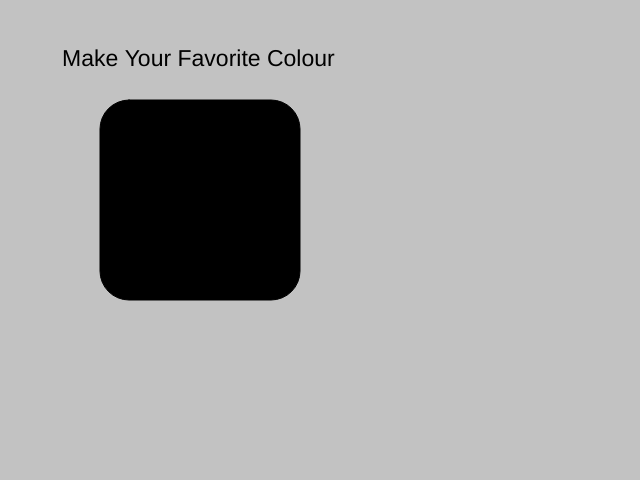
Frame 1 (no input)
Frame 60 (no input): identical to frame 1, image omitted
Frame 120 (the mouse pressed at the canvas centre since frame 60): identical to frame 1, image omitted

The p5.js sketch that drew this single still picture (run headless with seeded random() and noise() and a simulated clock; from frame 60 on, the mouse is pressed at the canvas centre):

// p5.js sketch
// ── sketch.js
/*Will
Colour
25-4-2017*/
  var y = 0;
var x = 0;
  var bugSize = 20;
var colour = 0;
  var colour2 = 0;
var colour3 = 0;

  function setup() {
  createCanvas(640, 480);
}



var draw=function () {
    background(194, 194, 194);
if (keyIsPressed && keyCode === 38) {
      colour = colour + 5;
    }
if (keyIsPressed && keyCode === 37) {
      colour2 = colour2 + 5;
    }
if (keyIsPressed && keyCode === 39) {
      colour3 = colour3 + 5;
    }
if (keyIsPressed && keyCode === 40) {
      colour = 0;
      colour2 = 0;
      colour3 = 0;
    }

  fill(colour, colour2, colour3);
    rect(100,100,200,200,29);
  textSize(23);
    text("Make Your Favorite Colour",62,66);
};
